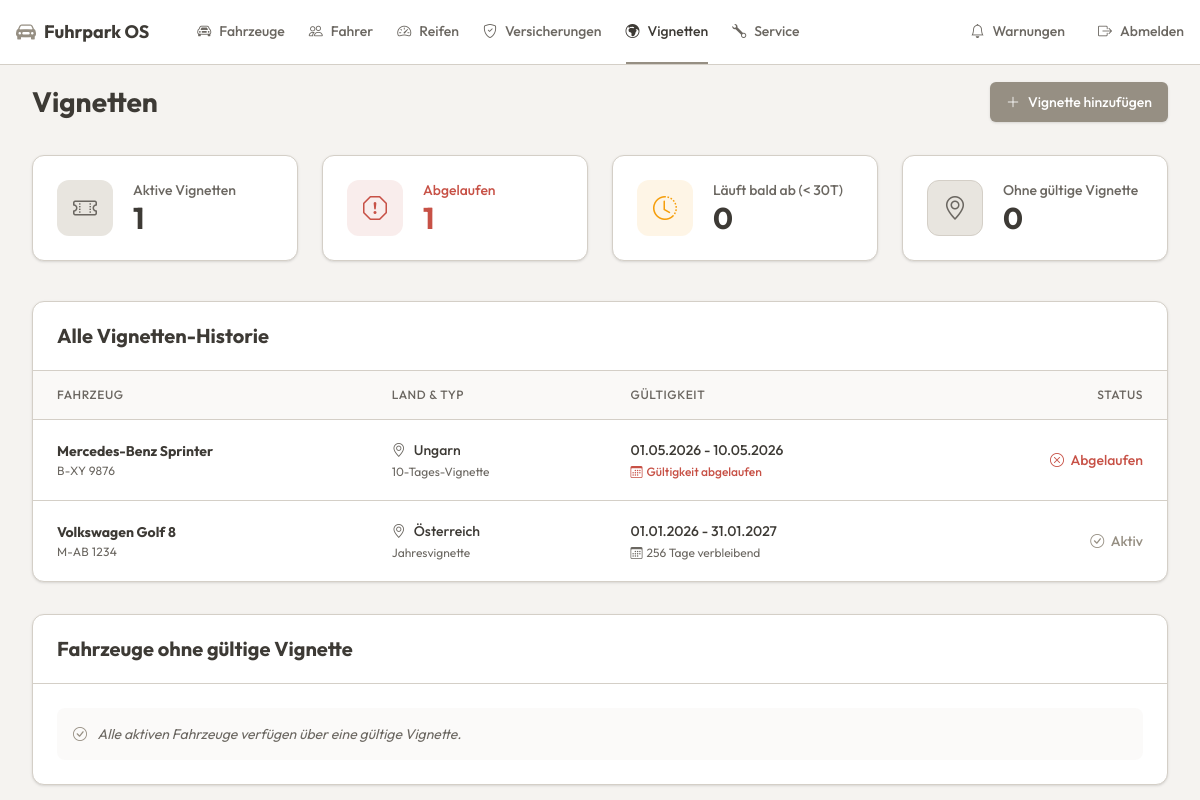
/views/vehicles/vignette_list.php (signed in), run on the app's committed database.
### tables this page shows
CREATE TABLE vignette (
        id INTEGER PRIMARY KEY AUTOINCREMENT,
        fahrzeug_id INTEGER NOT NULL,
        land TEXT NOT NULL,
        vignetten_typ TEXT NOT NULL,
        gueltig_von TEXT NOT NULL,
        gueltig_bis TEXT NOT NULL,
        FOREIGN KEY (fahrzeug_id) REFERENCES fahrzeuge(id)
    );

CREATE TABLE fahrzeuge (
        id INTEGER PRIMARY KEY AUTOINCREMENT,
        kennzeichen TEXT NOT NULL,
        fahrzeug_typ TEXT NOT NULL,
        marke TEXT NOT NULL,
        modell TEXT NOT NULL,
        vin TEXT NOT NULL,
        status TEXT DEFAULT 'Aktiv',
        fahrer_id INTEGER DEFAULT NULL,
        naechster_tuev TEXT NOT NULL,
        naechster_service TEXT NOT NULL
    );

### views/vehicles/vignette_list.php (the view, shortened to what this page needs)
<?php
require '../../config/db.php';
$today = time();
$sqlVig = "SELECT v.*, f.kennzeichen, f.marke, f.modell
           FROM vignette v
           JOIN fahrzeuge f ON v.fahrzeug_id = f.id
           ORDER BY v.gueltig_bis ASC";
$vignetten = $pdo->query($sqlVig)->fetchAll(PDO::FETCH_ASSOC);
$sqlNoVig = "SELECT id, marke, modell, kennzeichen
             FROM fahrzeuge
             WHERE status = 'Aktiv' AND id NOT IN (
                 SELECT fahrzeug_id FROM vignette WHERE gueltig_bis >= date('now')
             )";
$noVigVehicles = $pdo->query($sqlNoVig)->fetchAll(PDO::FETCH_ASSOC);
$activeCount = 0;
$expiredCount = 0;
$expiringSoonCount = 0;
$noVigCount = count($noVigVehicles);
foreach ($vignetten as $vig) {
    $bisTs = strtotime($vig['gueltig_bis']);
    if ($bisTs < $today) {
        $expiredCount++;
    } else {
        $activeCount++;
    }
}
?>
<!DOCTYPE html>
<html lang="de">
<head>
    <link href="https://cdn.jsdelivr.net/npm/bootstrap-icons@1.10.5/font/bootstrap-icons.css" rel="stylesheet">
    <script src="https://unpkg.com/@tailwindcss/browser@4"></script>
</head>
<body>
<?php include '../../components/navbar.php'; ?>
<main class="max-w-[1300px] mx-auto px-4 sm:px-6 lg:px-8 py-4">
    <div class="flex flex-col sm:flex-row justify-between items-start sm:items-center mb-8 gap-4">
        <h1 class="text-[28px] font-bold text-foreground">Vignetten</h1>
        <a href="select_vehicle.php?action=vignette" class="w-full sm:w-auto flex items-center justify-center gap-2 bg-primary text-primary-foreground hover:opacity-90 px-4 py-2.5 text-sm font-medium rounded-md shadow-sm transition-opacity">
            <i class="bi bi-plus-lg"></i> Vignette hinzufügen
        </a>
    </div>
    <div class="grid grid-cols-1 sm:grid-cols-2 lg:grid-cols-4 gap-6 mb-10">
        <div class="bg-card rounded-xl p-6 shadow-sm border border-border flex items-center gap-5">
            <div class="w-14 h-14 rounded-xl bg-muted flex items-center justify-center text-muted-foreground text-2xl shrink-0">
                <i class="bi bi-ticket-perforated"></i>
            </div>
            <div>
                <div class="text-sm text-muted-foreground font-medium">Aktive Vignetten</div>
                <div class="text-3xl font-bold text-foreground"><?= $activeCount ?></div>
            </div>
        </div>
        <div class="bg-card rounded-xl p-6 shadow-sm border border-border flex items-center gap-5">
            <div class="w-14 h-14 rounded-xl bg-destructive/10 flex items-center justify-center text-destructive text-2xl shrink-0">
                <i class="bi bi-exclamation-octagon"></i>
            </div>
            <div>
                <div class="text-sm text-destructive font-medium">Abgelaufen</div>
                <div class="text-3xl font-bold text-destructive"><?= $expiredCount ?></div>
            </div>
        </div>
        <div class="bg-card rounded-xl p-6 shadow-sm border border-border flex items-center gap-5">
            <div class="w-14 h-14 rounded-xl bg-[#f59e0b]/10 flex items-center justify-center text-[#f59e0b] text-2xl shrink-0">
                <i class="bi bi-clock-history"></i>
            </div>
            <div>
                <div class="text-sm text-muted-foreground font-medium">Läuft bald ab (< 30T)</div>
                <div class="text-3xl font-bold text-foreground"><?= $expiringSoonCount ?></div>
            </div>
        </div>
        <div class="bg-card rounded-xl p-6 shadow-sm border border-border flex items-center gap-5">
            <div class="w-14 h-14 rounded-xl bg-[#E8E5DF] flex items-center justify-center text-[#6b6761] text-2xl border border-[#d4cfc7] shrink-0">
                <i class="bi bi-geo-alt"></i>
            </div>
            <div>
                <div class="text-sm text-muted-foreground font-medium">Ohne gültige Vignette</div>
                <div class="text-3xl font-bold text-foreground"><?= $noVigCount ?></div>
            </div>
        </div>
    </div>
    <div class="bg-card border border-border rounded-xl shadow-sm overflow-hidden mb-8">
        <div class="px-6 py-5 border-b border-border">
            <h2 class="text-xl font-bold text-foreground">Alle Vignetten-Historie</h2>
        </div>
        <div class="overflow-x-auto">
            <table class="w-full text-sm text-left whitespace-nowrap">
                <thead class="text-xs text-muted-foreground uppercase bg-background/50 border-b border-border tracking-wider">
                <tr>
                    <th class="px-6 py-4 font-medium">Fahrzeug</th>
                    <th class="px-6 py-4 font-medium">Land & Typ</th>
                    <th class="px-6 py-4 font-medium">Gültigkeit</th>
                    <th class="px-6 py-4 font-medium text-right">Status</th>
                </tr>
                </thead>
                <tbody class="divide-y divide-border">
                <?php foreach ($vignetten as $vig):
                    $bisTs = strtotime($vig['gueltig_bis']);
                    $isExpired = $bisTs < $today;
                    $daysDiff = ceil(($bisTs - $today) / 86400);
                    $statusColor = 'text-primary';
                    $statusIcon = 'bi-check-circle';
                    $statusText = 'Aktiv';
                    $dateColor = 'text-muted-foreground';
                    if ($isExpired) {
                        $statusColor = 'text-destructive font-bold';
                        $statusIcon = 'bi-x-circle';
                        $statusText = 'Abgelaufen';
                        $dateColor = 'text-destructive font-medium';
                    } elseif ($daysDiff <= 30) {
                        $statusColor = 'text-[#f59e0b]';
                        $statusIcon = 'bi-exclamation-triangle';
                        $statusText = 'Achtung';
                        $dateColor = 'text-[#f59e0b] font-medium';
                    }
                    ?>
                    <tr class="hover:bg-muted/30 transition-colors">
                        <td class="px-6 py-5">
                            <a href="vehicle_details.php?id=<?= $vig['fahrzeug_id'] ?>" class="font-bold text-foreground hover:text-primary transition-colors block">
                                <?= htmlspecialchars($vig['marke']) ?> <?= htmlspecialchars($vig['modell']) ?>
                            </a>
                            <div class="text-xs text-muted-foreground uppercase mt-0.5 tracking-wide">
                                <?= htmlspecialchars($vig['kennzeichen']) ?>
                            </div>
                        </td>
                        <td class="px-6 py-5">
                            <div class="text-foreground flex items-center gap-2 font-medium">
                                <i class="bi bi-geo-alt text-muted-foreground"></i>
                                <?= htmlspecialchars($vig['land']) ?>
                            </div>
                            <div class="text-xs text-muted-foreground mt-1">
                                <?= htmlspecialchars($vig['vignetten_typ']) ?>
                            </div>
                        </td>
                        <td class="px-6 py-5">
                            <div class="text-foreground font-medium">
                                <?= date('d.m.Y', strtotime($vig['gueltig_von'])) ?> - <?= date('d.m.Y', $bisTs) ?>
                            </div>
                            <div class="text-xs mt-1 flex items-center gap-1 <?= $dateColor ?>">
                                <i class="bi bi-calendar3"></i>
                                <?= $isExpired ? 'Gültigkeit abgelaufen' : $daysDiff . ' Tage verbleibend' ?>
                            </div>
                        </td>
                        <td class="px-6 py-5 text-right font-medium <?= $statusColor ?>">
                            <i class="bi <?= $statusIcon ?> mr-1"></i> <?= $statusText ?>
                        </td>
                    </tr>
                <?php endforeach; ?>
                </tbody>
            </table>
        </div>
    </div>
    <div class="bg-card border border-border rounded-xl shadow-sm overflow-hidden">
        <div class="px-6 py-5 border-b border-border">
            <h2 class="text-xl font-bold text-foreground">Fahrzeuge ohne gültige Vignette</h2>
        </div>
        <div class="p-6 space-y-3">
            <?php if (empty($noVigVehicles)): ?>
                <div class="text-sm text-muted-foreground italic bg-muted/20 p-4 rounded-lg">
                    <i class="bi bi-check-circle text-primary mr-2"></i> Alle aktiven Fahrzeuge verfügen über eine gültige Vignette.
                </div>
            <?php endif; ?>
        </div>
    </div>
</main>
</body>
</html>

### data on the page
vignette: fahrzeug.marke "Mercedes-Benz", fahrzeug.modell "Sprinter", fahrzeug.kennzeichen "B-XY 9876", land "Ungarn", vignetten_typ "10-Tages-Vignette", gueltig_von "01.05.2026", gueltig_bis "10.05.2026", shows "Gültigkeit abgelaufen", gueltig_bis "Abgelaufen"
vignette: fahrzeug.marke "Volkswagen", fahrzeug.modell "Golf 8", fahrzeug.kennzeichen "M-AB 1234", land "Österreich", vignetten_typ "Jahresvignette", gueltig_von "01.01.2026", gueltig_bis "31.01.2027", statusText "Aktiv"

### other printed values
$item[0] "Fahrzeuge"
$item[0] "Fahrer"
$item[0] "Reifen"
$item[0] "Versicherungen"
$item[0] "Vignetten"
$item[0] "Service"
$activeCount "1"
$expiredCount "1"
$expiringSoonCount "0"
$noVigCount "0"
